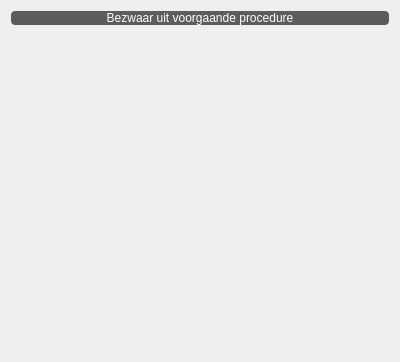
<?xml version="1.0" encoding="UTF-8"?>
<ui version="4.0">
 <class>PreviousObjectionInfoDialog</class>
 <widget class="QDialog" name="PreviousObjectionInfoDialog">
  <property name="geometry">
   <rect>
    <x>0</x>
    <y>0</y>
    <width>400</width>
    <height>362</height>
   </rect>
  </property>
  <property name="windowTitle">
   <string>Bezwaar</string>
  </property>
  <layout class="QVBoxLayout" name="verticalLayout">
   <item>
    <widget class="QLabel" name="lb_previousObjection">
     <property name="sizePolicy">
      <sizepolicy hsizetype="Preferred" vsizetype="Maximum">
       <horstretch>0</horstretch>
       <verstretch>0</verstretch>
      </sizepolicy>
     </property>
     <property name="styleSheet">
      <string notr="true">* { background-color: #5D5D5D; color: white; border-radius: 4px;}</string>
     </property>
     <property name="text">
      <string>Bezwaar uit voorgaande procedure</string>
     </property>
     <property name="alignment">
      <set>Qt::AlignCenter</set>
     </property>
     <property name="margin">
      <number>4</number>
     </property>
    </widget>
   </item>
   <item>
    <spacer name="verticalSpacer">
     <property name="orientation">
      <enum>Qt::Vertical</enum>
     </property>
     <property name="sizeHint" stdset="0">
      <size>
       <width>20</width>
       <height>40</height>
      </size>
     </property>
    </spacer>
   </item>
  </layout>
 </widget>
 <resources/>
 <connections/>
</ui>
